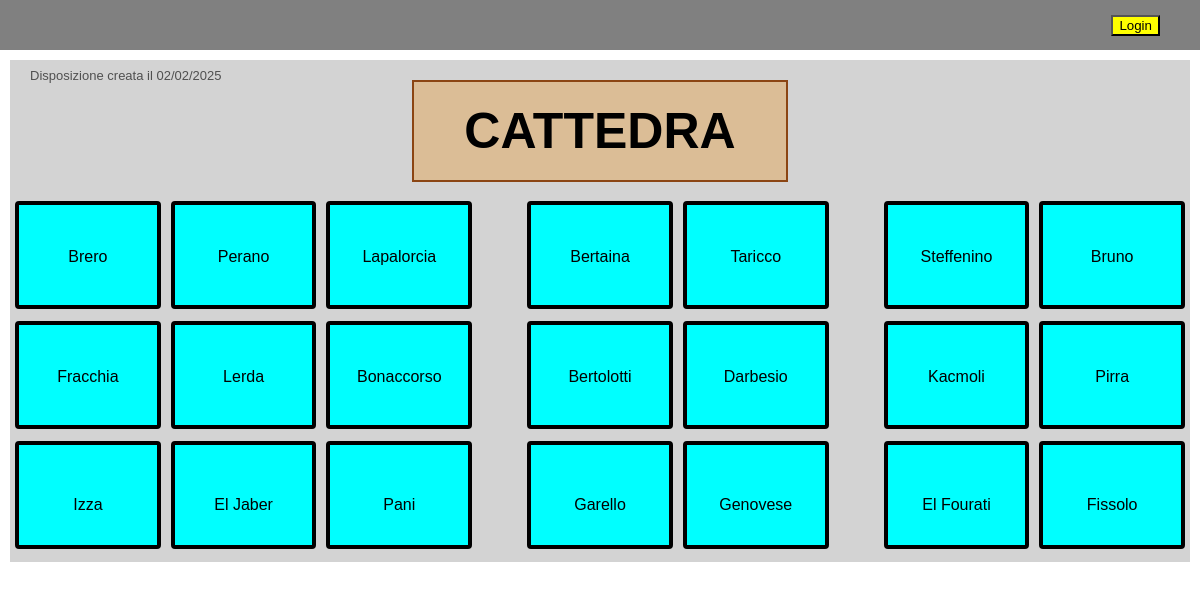
The page / on the database its author committed.
### posti/models.py (models this page shows)
class ModelloPosti(models.Model):
    posto1=models.CharField(max_length=30)
    posto2=models.CharField(max_length=30)
    posto3=models.CharField(max_length=30)
    posto4=models.CharField(max_length=30)
    posto5=models.CharField(max_length=30)
    posto6=models.CharField(max_length=30)
    posto7=models.CharField(max_length=30)
    posto8=models.CharField(max_length=30)
    posto9=models.CharField(max_length=30)
    posto10=models.CharField(max_length=30)
    posto11=models.CharField(max_length=30)
    posto12=models.CharField(max_length=30)
    posto13=models.CharField(max_length=30)
    posto14=models.CharField(max_length=30)
    posto15=models.CharField(max_length=30)
    posto16=models.CharField(max_length=30)
    posto17=models.CharField(max_length=30)
    posto18=models.CharField(max_length=30)
    posto19=models.CharField(max_length=30)
    posto20=models.CharField(max_length=30)
    posto21=models.CharField(max_length=30)
    data=models.DateField(auto_now_add=True)

### posti/views.py (the view)
# urls.py: path('', include('posti.urls')),
def posti(request):
    obj=ModelloPosti.objects.last()
    posti=convertPostiToArray(obj)
    return render(request,'NotLoggedInView/posti.html',{'posti':posti,'date':obj.data})

### posti/templatetags/custom_filters.py (called while the page is built)
@register.filter
def modulo(value, divisor):
    return value % divisor

### posti/views.py (called while the page is built)
def convertPostiToArray(obj):
    posti=[]
    posti.append(obj.posto1)
    posti.append(obj.posto2)
    posti.append(obj.posto3)
    posti.append(obj.posto4)
    posti.append(obj.posto5)
    posti.append(obj.posto6)
    posti.append(obj.posto7)
    posti.append(obj.posto8)
    posti.append(obj.posto9)
    posti.append(obj.posto10)
    posti.append(obj.posto11)
    posti.append(obj.posto12)
    posti.append(obj.posto13)
    posti.append(obj.posto14)
    posti.append(obj.posto15)
    posti.append(obj.posto16)
    posti.append(obj.posto17)
    posti.append(obj.posto18)
    posti.append(obj.posto19)
    posti.append(obj.posto20)
    posti.append(obj.posto21)
    return posti

### posti/templates/NotLoggedInView/posti.html
{% extends 'base.html' %}
{% load static %}
{% block links %}
<link rel="stylesheet" href="{% static 'posti/styles.css' %}">
<link rel="stylesheet" href="{% static 'navbar.css' %}">
{% endblock %}
{% block content %}
{% include 'navbar.html' %}
{% load widget_tweaks %}
    {% load custom_filters %}
<div class="containerPosti">
    <div class="dataContenitore">
        <p class="data">Disposizione creata il {{ date|date:"d/m/Y" }}</p>
    </div>
    <div class="cattedra">
        <p>CATTEDRA</p>
    </div>
    <div class="fila">
        {%for nome in posti %}
        {% if forloop.counter0 < 7 %}
        <div class="formOut
                        {% if forloop.counter0|modulo:7 == 2 %} prima-riga
                        {% elif forloop.counter0|modulo:7 == 4 %} seconda-riga
                        {% endif %}">
            <div><p class="form-label">{{nome}}</p></div>
            </div>
            {% endif %}
            {% endfor %}
        </div>
        <div class="fila">
            {%for nome in posti %}
            {% if forloop.counter0 >= 7  and forloop.counter0 < 14%}
            <div class="formOut
                            {% if forloop.counter0|modulo:7 == 2 %} prima-riga
                            {% elif forloop.counter0|modulo:7 == 4 %} seconda-riga
                            {% endif %}">
                <div><p class="form-label">{{nome}}</p></div>
            </div>
            {% endif %}
            {% endfor %}
        </div>
        <div class="fila">
            {%for nome in posti %}
            {% if forloop.counter0 >= 14 %}
            <div class="formOut
                            {% if forloop.counter0|modulo:7 == 2 %} prima-riga
                            {% elif forloop.counter0|modulo:7 == 4 %} seconda-riga
                            {% endif %}">
                <div><p class="form-label"></p>{{nome}}</div>
            </div>
            {% endif %}
        {% endfor %}
</div>
{% endblock %}

### posti/templates/base.html (shortened to what this page needs)
{% load static %}
<!DOCTYPE html>
<html lang="en">
<head>
    {% block links %}{% endblock %}
</head>
<body style="margin:0;">
    <div style="margin-top:60px;">
    {% block content %}
    {% endblock %}
    </div>
</body>
</html>

### posti/templates/navbar.html
<nav class="navbar">
    {% if user.is_authenticated %}
        <div class="userData">
            <p>
                {{user.username}}
            </p>
        </div>
        <div class="ButtonDiv">
            <a href="{% url 'logout' %}">
                <button class="LogoutBtn">
                    Logout
                </button>
            </a>
            <a href="{% url 'cambia_posti' %}">
                <button class="LogoutBtn">
                    Cambia posti
                </button>
            </a>
            <a href="{% url 'posti' %}">
                <button class="LogoutBtn">
                    Home
                </button>
            </a>
        </div>
    {% else %}
    <div class="ButtonDiv">
        <a href="{% url 'login_page' %}">
            <button class="LoginBtn">
                Login
            </button>
        </a>
    </div>
    {% endif %}
</nav>

### posti/static/posti/styles.css (style rules this page uses)
body { font-family: Arial; padding:0 10px; }
.containerPosti { display:flex; flex-direction: column; flex-wrap: wrap; align-items: center; width:100%; background-color: lightgray; padding: 10px 0; }
.form-label { margin-top:20px; }
.cattedra { display: block; margin: 0; padding: 20px 50px 20px 50px; border: 2px; border-color: rgb(139,69,19); border-style: solid; background-color: rgba(222,184,135,0.8); margin-bottom: 10px; }
.cattedra p { margin: 0; font-size: 50px; font-weight: bold; }
.formIn.prima-riga , .formIn.seconda-riga,.formOut.prima-riga, .formOut.seconda-riga { margin-right:50px; }
.formOut { justify-content: center; }
.fila { display: flex; flex-direction: row; width:100%; height:110px; align-items:center; margin-bottom: 10px; }
.formIn, .formOut { display: flex; flex-direction: column; flex:1; height:100px; background-color: aqua; border:4px; border-color: black; border-style:solid; border-radius: 4px; align-items: center; flex-wrap: wrap; margin: 15px 5px 0 5px; justify-content: center; transition: padding 0.3s, margin-left 0.3s, margin-right 0.3s; }
.dataContenitore { display: flex; width:100%; justify-content: left; align-items: center; height:10px; }
.data { margin-left:20px; font-size: small; color:rgb(80, 80, 80); }

### posti/static/navbar.css (style rules this page uses)
.navbar { background-color: gray; position:fixed; display:flex; align-items: center; width:100%; height:50px; margin-top:-60px; margin-left:-10px; }
.ButtonDiv { display: flex; justify-content: right; margin-right: 20px; flex:1; }
.ButtonDiv a { margin:0 20px; }
.LoginBtn { background-color: yellow; }

### rows shown on the page
ModelloPosti: data "02/02/2025", posti "Brero" "Perano" "Lapalorcia" "Bertaina" "Taricco" "Steffenino" "Bruno", posti "Fracchia" "Lerda" "Bonaccorso" "Bertolotti" "Darbesio" "Kacmoli" "Pirra", posti "Izza" "El Jaber" "Pani" "Garello" "Genovese" "El Fourati" "Fissolo"
